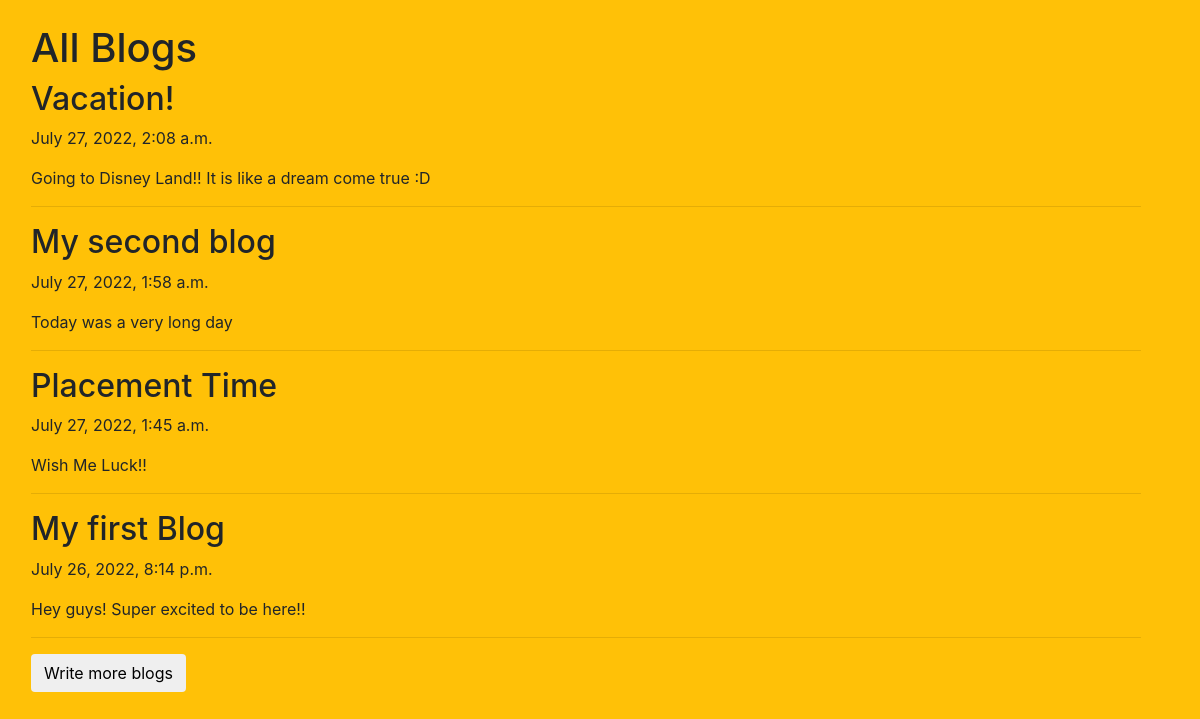
/blog/display/, run on the app's committed database.
### blog/models.py (models this page shows)
class BlogPost(models.Model):
    title = models.CharField(max_length=150)
    body = models.TextField()
    timestamp = models.DateTimeField()
    class Meta:
        ordering = ('-timestamp',)

### blog/views.py (the view)
def display_blogs(request):
    posts = BlogPost.objects.all()[:30]
    return render(request, 'display.html',{'posts': posts, 'form': BlogPostForm(request.POST or None)})

### blog/templates/display.html (shortened to what this page needs)
<!DOCTYPE html>
<html lang="en" xmlns="http://www.w3.org/1999/xhtml">
<head>
    <link rel="stylesheet" href="https://stackpath.bootstrapcdn.com/bootstrap/4.1.3/css/bootstrap.min.css"
>
</head>
<body class="container bg-warning mx-3 mt-4">
    <h1>All Blogs</h1>
    {% for post in posts %}
    <h2>{{ post.title }}</h2>
    <p>{{ post.timestamp }}</p>
    <p>{{ post.body }}</p>
    <hr>
    {% endfor %}
    <form action="/blog/">
        <button class="btn btn-grey">Write more blogs</button>
    </form>
</body>
</html>

### data on the page
BlogPost: title "Vacation!", timestamp "July 27, 2022, 2:08 a.m.", body "Going to Disney Land!! It is like a dream come true :D"
BlogPost: title "My second blog", timestamp "July 27, 2022, 1:58 a.m.", body "Today was a very long day"
BlogPost: title "Placement Time", timestamp "July 27, 2022, 1:45 a.m.", body "Wish Me Luck!!"
BlogPost: title "My first Blog", timestamp "July 26, 2022, 8:14 p.m.", body "Hey guys! Super excited to be here!!"
